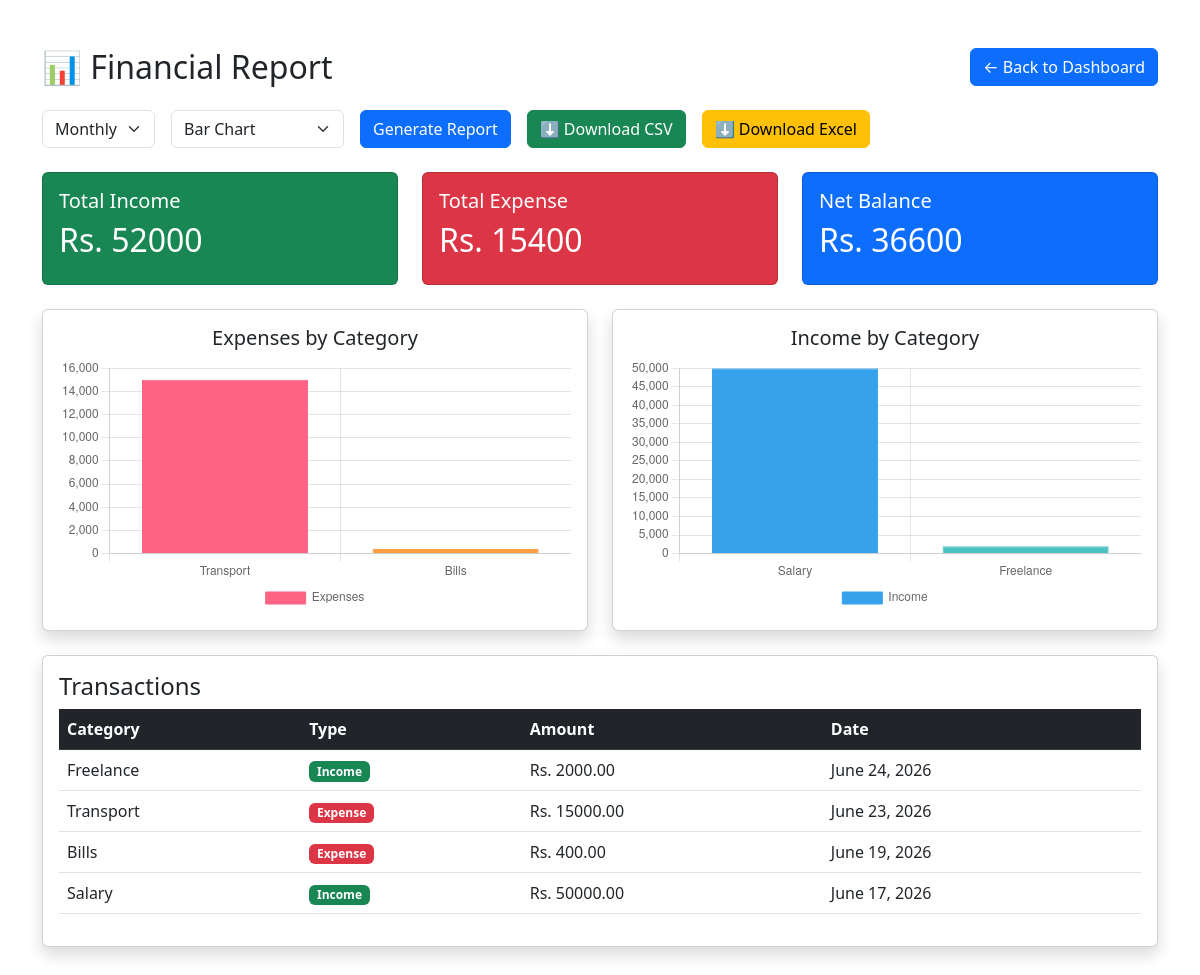
The page /reports/ (signed in) on the database its author committed.
### tracker/models.py (models this page shows, shortened)
class Transaction(models.Model):
    TRANSACTION_TYPES = (
        ('income', 'Income'),
        ('expense', 'Expense'),
    )
    user = models.ForeignKey(User, on_delete=models.CASCADE)
    account = models.ForeignKey(Account, on_delete=models.CASCADE)
    category = models.ForeignKey(Category, on_delete=models.CASCADE)
    amount = models.DecimalField(max_digits=10, decimal_places=2)
    transaction_type = models.CharField(max_length=10, choices=TRANSACTION_TYPES)
    description = models.TextField(blank=True, null=True)  # ✅ allow empty safely
    date = models.DateField()
    created_at = models.DateTimeField(auto_now_add=True)

class Category(models.Model):
    CATEGORY_TYPES = (
        ('income', 'Income'),
        ('expense', 'Expense')
    )
    name = models.CharField(max_length=100)
    type = models.CharField(max_length=10, choices=CATEGORY_TYPES)
    user = models.ForeignKey(User, on_delete=models.CASCADE)

### tracker/views.py (the view)
# urls.py: path('reports/',              views.reports,       name='reports'),
@login_required(login_url='/login/')
def reports(request):
    period = request.GET.get('period', 'monthly')
    chart_type = request.GET.get('chart_type', 'bar')
    today = date.today()
    if period == 'daily':
        start_date = today
    elif period == 'weekly':
        start_date = today - timedelta(days=7)
    else:
        start_date = today - timedelta(days=30)
    transactions = Transaction.objects.filter(
        user=request.user,
        date__gte=start_date,
        date__lte=today
    )
    expense_by_category = (
        transactions.filter(transaction_type='expense')
        .values('category__name')
        .annotate(total=Sum('amount'))
        .order_by('-total')
    )
    income_by_category = (
        transactions.filter(transaction_type='income')
        .values('category__name')
        .annotate(total=Sum('amount'))
        .order_by('-total')
    )
    total_income = transactions.filter(transaction_type='income').aggregate(Sum('amount'))['amount__sum'] or 0
    total_expense = transactions.filter(transaction_type='expense').aggregate(Sum('amount'))['amount__sum'] or 0
    net_balance = total_income - total_expense
    expense_labels = [item['category__name'] for item in expense_by_category]
    expense_data = [float(item['total']) for item in expense_by_category]
    income_labels = [item['category__name'] for item in income_by_category]
    income_data = [float(item['total']) for item in income_by_category]
    return render(request, 'tracker/reports.html', {
        'period': period,
        'chart_type': chart_type,
        'total_income': total_income,
        'total_expense': total_expense,
        'net_balance': net_balance,
        'expense_labels': expense_labels,
        'expense_data': expense_data,
        'income_labels': income_labels,
        'income_data': income_data,
        'transactions': transactions.order_by('-date'),
    })

### tracker/templates/tracker/reports.html (shortened to what this page needs)
<!DOCTYPE html>
<html>
<head>
    <link href="https://cdn.jsdelivr.net/npm/bootstrap@5.3.0/dist/css/bootstrap.min.css" rel="stylesheet">
</head>
<body>
<div class="container py-5">
    <div class="d-flex justify-content-between align-items-center mb-4">
    <h2 class="mb-0">📊 Financial Report</h2>
    <a href="{% url 'dashboard' %}" class="btn btn-primary">
        ← Back to Dashboard
    </a>
    </div>
    <form method="GET" action="{% url 'reports' %}" class="row g-3 mb-4">
        <div class="col-auto">
            <select name="period" class="form-select">
                <option value="monthly" {% if period == 'monthly' %}selected{% endif %}>Monthly</option>
            </select>
        </div>
        <div class="col-auto">
            <select name="chart_type" class="form-select">
                <option value="bar"      {% if chart_type == 'bar' %}selected{% endif %}>Bar Chart</option>
            </select>
        </div>
        <div class="col-auto">
            <button type="submit" class="btn btn-primary">Generate Report</button>
        </div>
        <div class="col-auto">
            <a href="{% url 'export_csv' %}?period={{ period }}" class="btn btn-success">
                ⬇ Download CSV
            </a>
        </div>
        <div class="col-auto">
            <a href="{% url 'export_excel' %}?period={{ period }}" class="btn btn-warning">
                ⬇ Download Excel
            </a>
        </div>
    </form>
    <div class="row mb-4">
        <div class="col-md-4">
            <div class="card bg-success text-white p-3">
                <h5>Total Income</h5>
                <h2>Rs. {{ total_income }}</h2>
            </div>
        </div>
        <div class="col-md-4">
            <div class="card bg-danger text-white p-3">
                <h5>Total Expense</h5>
                <h2>Rs. {{ total_expense }}</h2>
            </div>
        </div>
        <div class="col-md-4">
            <div class="card {% if net_balance >= 0 %}bg-primary{% else %}bg-secondary{% endif %} text-white p-3">
                <h5>Net Balance</h5>
                <h2>Rs. {{ net_balance }}</h2>
            </div>
        </div>
    </div>
    {% if expense_data or income_data %}
    <div class="row mb-4">
        {% if expense_data %}
        <div class="col-md-6">
            <div class="card shadow p-3">
                <h5 class="text-center">Expenses by Category</h5>
                <canvas id="expenseChart"></canvas>
            </div>
        </div>
        {% endif %}
        {% if income_data %}
        <div class="col-md-6">
            <div class="card shadow p-3">
                <h5 class="text-center">Income by Category</h5>
                <canvas id="incomeChart"></canvas>
            </div>
        </div>
        {% endif %}
    </div>
    {% else %}
        <div class="alert alert-info">No transactions found for this period.</div>
    {% endif %}
    <div class="card mt-4 shadow">
        <div class="card-body">
            <h4>Transactions</h4>
            <table class="table table-hover">
                <thead class="table-dark">
                    <tr>
                        <th>Category</th>
                        <th>Type</th>
                        <th>Amount</th>
                        <th>Date</th>
                    </tr>
                </thead>
                <tbody>
                    {% for t in transactions %}
                    <tr>
                        <td>{{ t.category.name }}</td>
                        <td>
                            {% if t.transaction_type == 'income' %}
                                <span class="badge bg-success">Income</span>
                            {% else %}
                                <span class="badge bg-danger">Expense</span>
                            {% endif %}
                        </td>
                        <td>Rs. {{ t.amount }}</td>
                        <td>{{ t.date }}</td>
                    </tr>
                    {% empty %}
                    <tr>
                        <td colspan="4" class="text-center">No Transactions</td>
                    </tr>
                    {% endfor %}
                </tbody>
            </table>
        </div>
    </div>
</div>
<script>
    const chartType = "{{ chart_type }}";
    const expenseColors = ['#FF6384','#FF9F40','#FFCD56','#4BC0C0','#36A2EB','#9966FF','#C9CBCF'];
    const incomeColors  = ['#36A2EB','#4BC0C0','#9CCC65','#FFCD56','#FF9F40'];
    {% if expense_data %}
    new Chart(document.getElementById('expenseChart'), {
        type: chartType,
        data: {
            labels: {{ expense_labels|safe }},
            datasets: [{
                label: 'Expenses',
                data: {{ expense_data|safe }},
                backgroundColor: expenseColors,
                borderColor: expenseColors,
                borderWidth: 1,
            }]
        },
        options: {
            responsive: true,
            plugins: { legend: { position: 'bottom' } }
        }
    });
    {% endif %}
    {% if income_data %}
    new Chart(document.getElementById('incomeChart'), {
        type: chartType,
        data: {
            labels: {{ income_labels|safe }},
            datasets: [{
                label: 'Income',
                data: {{ income_data|safe }},
                backgroundColor: incomeColors,
                borderColor: incomeColors,
                borderWidth: 1,
            }]
        },
        options: {
            responsive: true,
            plugins: { legend: { position: 'bottom' } }
        }
    });
    {% endif %}
</script>
</body>
</html>

### rows shown on the page
Transaction: category.name "Freelance", transaction_type "Income", amount "2000.00", date "June 24, 2026"
Transaction: category.name "Transport", transaction_type "Expense", amount "15000.00", date "June 23, 2026"
Transaction: category.name "Bills", transaction_type "Expense", amount "400.00", date "June 19, 2026"
Transaction: category.name "Salary", transaction_type "Income", amount "50000.00", date "June 17, 2026"

### other values the page prints
{{ total_income }} "52000"
{{ total_expense }} "15400"
{{ net_balance }} "36600"
chart data {{ expense_labels|safe }} ['Transport', 'Bills']
chart data {{ expense_data|safe }} [15000.0, 400.0]
chart data {{ income_labels|safe }} ['Salary', 'Freelance']
